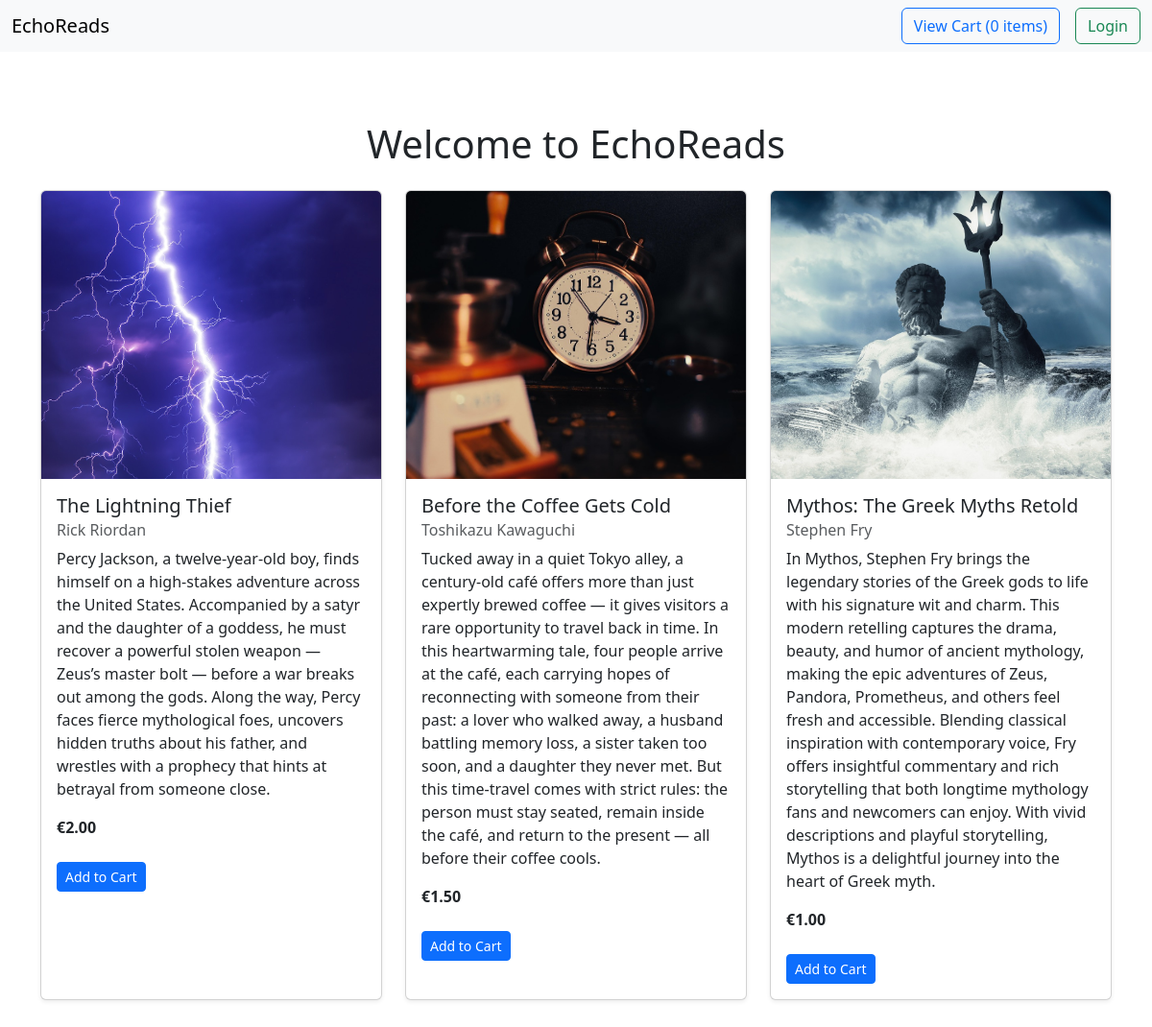
The page / on the database its author committed.
### store/models.py (models this page shows, shortened)
class Book(models.Model):
    title = models.CharField(max_length=200)
    author = models.CharField(max_length=200)
    description = models.TextField()
    price = models.DecimalField(max_digits=6, decimal_places=2)
    image = models.ImageField(upload_to='book_images/', blank=True)
    file = models.FileField(upload_to='ebooks/', blank=True)

### store/views.py (the view)
# urls.py: path('', views.book_list, name='book_list'),
def book_list(request):
    books = Book.objects.all()
    return render(request, 'store/book_list.html', {'books': books})

### store/templatetags/cart_extras.py (called while the page is built)
@register.filter
def cart_total_quantity(cart):
    if not cart:
        return 0
    return sum(cart.values())

### store/templates/store/book_list.html (shortened to what this page needs)
{% load static %}
{% load cart_extras %}
<!DOCTYPE html>
<html lang="en">
<head>
     <link rel="stylesheet" href="https://cdn.jsdelivr.net/npm/bootstrap@5.3.0/dist/css/bootstrap.min.css">
</head>
<body>
    <nav class="navbar navbar-light bg-light mb-4">
        <div class="container-fluid justify-content-between">
            <span class="navbar-brand mb-0 h1">EchoReads</span>
            <div class="d-flex align-items-center gap-3">
                <a href="{% url 'view_cart' %}" class="btn btn-outline-primary">
                    View Cart
                    ({{ request.session.cart|cart_total_quantity }} items)
                </a>
                {% if user.is_authenticated %}
                    <form method="post" action="{% url 'logout' %}">
                        {% csrf_token %}
                        <button type="submit" class="btn btn-outline-danger">Logout</button>
                    </form>
                {% else %}
                    <a href="{% url 'login' %}" class="btn btn-outline-success">Login</a>
                {% endif %}
            </div>
        </div>
    </nav>
<div class="container py-5">
    <h1 class="text-center mb-4">Welcome to EchoReads</h1>
    {% if books %}
    <div class="row row-cols-1 row-cols-md-3 g-4">
        {% for book in books %}
        <div class="col">
            <div class="card h-100 shadow-sm">
                {% if book.image %}
                <img src="{{ book.image.url }}" class="card-img-top img-fluid" alt="{{ book.title }}" style="height: 300px; object-fit: cover;">
                {% endif %}
                <div class="card-body">
                    <h5 class="card-title">{{ book.title }}</h5>
                    <h6 class="card-subtitle text-muted mb-2">{{ book.author }}</h6>
                    <p class="card-text">{{ book.description }}</p>
                    <p class="fw-bold">€{{ book.price }}</p>
                    <form action="{% url 'add_to_cart' book.id %}" method="post">
                        <button type="submit" class="btn btn-primary btn-sm mt-2">Add to Cart</button>
                    </form>
                </div>
            </div>
        </div>
        {% endfor %}
    </div>
    {% else %}
    <p class="text-center">No book available.</p>
    {% endif %}
</div>
</body>
</html>

### rows shown on the page
Book: image (picture), title "The Lightning Thief", author "Rick Riordan", description "Percy Jackson, a twelve-year-old boy, finds himself on a high-stakes adventure across the United States. Accompanied by a satyr and the daughter of a goddess, he must recover a powerful stolen weapon — Zeus’s master bolt — before a war breaks out among the gods. Along the way, Percy faces fierce mythological foes, uncovers hidden truths about his father, and wrestles with a prophecy that hints at betrayal from someone close.", price "2.00"
Book: image (picture), title "Before the Coffee Gets Cold", author "Toshikazu Kawaguchi", description "Tucked away in a quiet Tokyo alley, a century-old café offers more than just expertly brewed coffee — it gives visitors a rare opportunity to travel back in time. In this heartwarming tale, four people arrive at the café, each carrying hopes of reconnecting with someone from their past: a lover who walked away, a husband battling memory loss, a sister taken too soon, and a daughter they never met. But this time-travel comes with strict rules: the person must stay seated, remain inside the café, and return to the present — all before their coffee cools.", price "1.50"
Book: image (picture), title "Mythos: The Greek Myths Retold", author "Stephen Fry", description "In Mythos, Stephen Fry brings the legendary stories of the Greek gods to life with his signature wit and charm. This modern retelling captures the drama, beauty, and humor of ancient mythology, making the epic adventures of Zeus, Pandora, Prometheus, and others feel fresh and accessible. Blending classical inspiration with contemporary voice, Fry offers insightful commentary and rich storytelling that both longtime mythology fans and newcomers can enjoy. With vivid descriptions and playful storytelling, Mythos is a delightful journey into the heart of Greek myth.", price "1.00"

### other values the page prints
{{ request.session.cart|cart_total_quantity }} "0"
